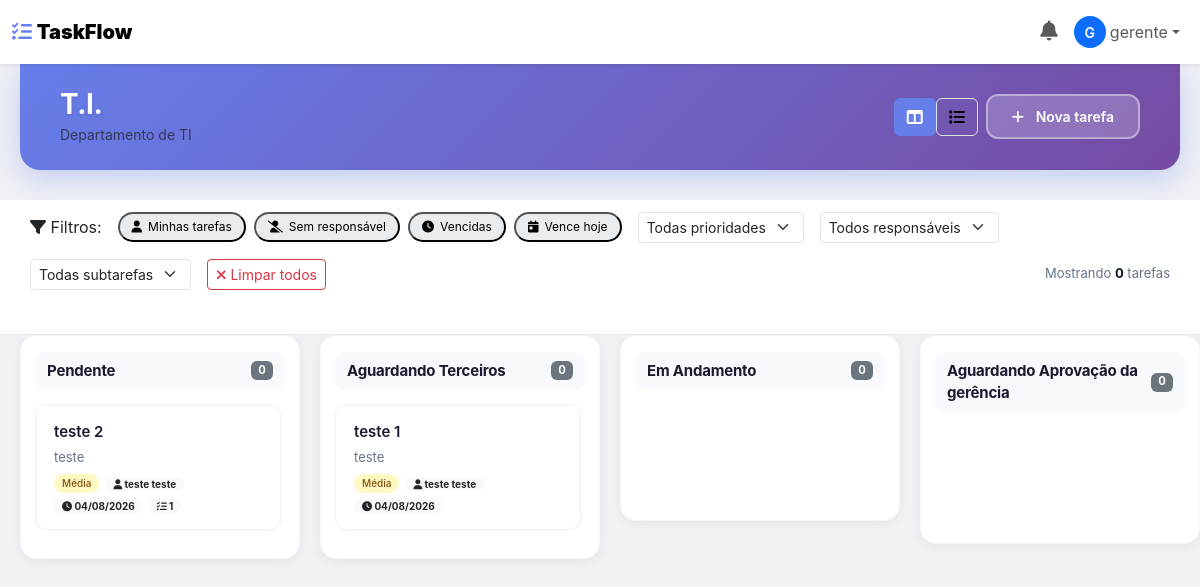
The app's page /board/1/ (signed in), older data.
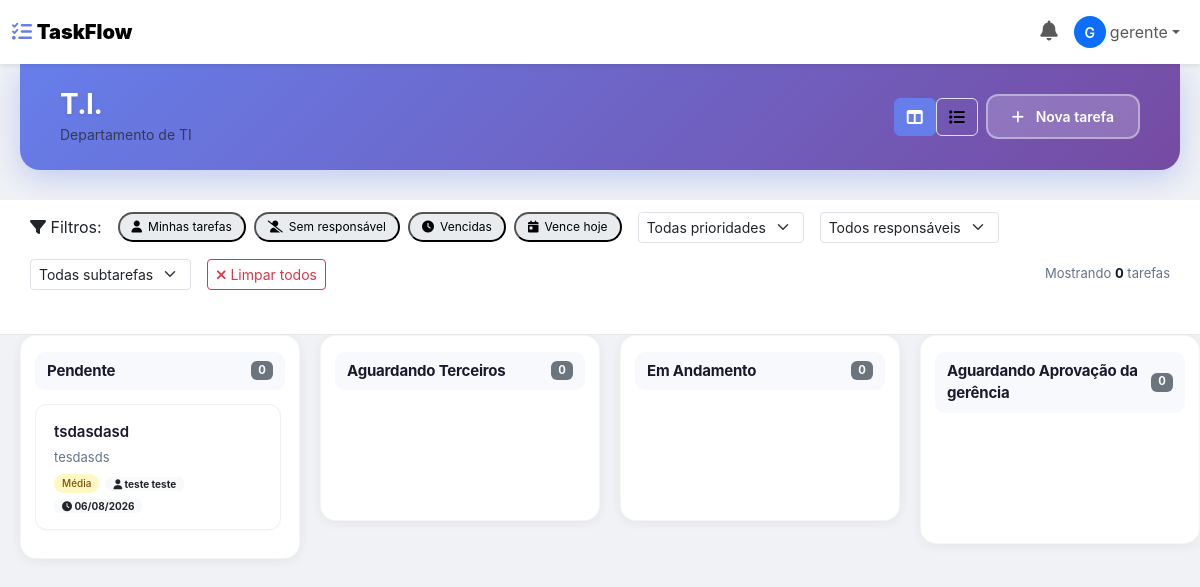
The same page, newer data.
### main/models.py (models this page shows, shortened)
class User(AbstractUser):
    TIPOS = (
        ("admin", "Administrador"),
        ("gerente", "Gerente"),
        ("usuario", "Usuário"),
    )
    tipo = models.CharField(
        max_length=20,
        choices=TIPOS,
        default="usuario"
    )
    workspace = models.ForeignKey(
        "Workspace",
        on_delete=models.SET_NULL,
        null=True,
        blank=True,
        related_name="usuarios"
    )

class Board(models.Model):
    workspace = models.ForeignKey(
        Workspace,
        on_delete=models.CASCADE,
        related_name="boards"
    )
    nome = models.CharField(
        max_length=100
    )
    descricao = models.TextField(
        blank=True
    )
    privado = models.BooleanField(
        default=False
    )
    criado_em = models.DateTimeField(
        auto_now_add=True
    )

class Status(models.Model):
    workflow = models.ForeignKey(
        Workflow,
        on_delete=models.CASCADE,
        related_name="status"
    )
    nome = models.CharField(
        max_length=100
    )
    ordem = models.PositiveIntegerField(
        default=0
    )
    cor = models.CharField(
        max_length=20,
        default="#000000"
    )
    class Meta:
        ordering = [
            "ordem"
        ]

class Task(models.Model):
    PRIORIDADES = (
        ("baixa", "Baixa"),
        ("media", "Média"),
        ("alta", "Alta"),
        ("urgente", "Urgente"),
    )
    permite_edicao_usuario = models.BooleanField(
        default=True,
        verbose_name="Permitir edição por usuários",
        help_text="Permite que usuários comuns editem esta tarefa"
    )
    board = models.ForeignKey(
        Board,
        on_delete=models.CASCADE,
        related_name="tarefas"
    )
    workflow = models.ForeignKey(
        Workflow,
        on_delete=models.PROTECT,
        related_name="tarefas"
    )
    titulo = models.CharField(
        max_length=200
    )
    descricao = models.TextField(
        blank=True
    )
    prioridade = models.CharField(
        max_length=20,
        choices=PRIORIDADES,
        default="media"
    )
    status = models.ForeignKey(
        Status,
        on_delete=models.PROTECT,
        related_name="tasks"
    )
    responsavel = models.ForeignKey(
        User,
        on_delete=models.SET_NULL,
        null=True,
        blank=True,
        related_name="tarefas_responsaveis"
    )
    criado_por = models.ForeignKey(
        User,
        on_delete=models.SET_NULL,
        null=True,
        blank=True,
        related_name="tarefas_criadas"
    )
    atualizado_por = models.ForeignKey(
        User,
        on_delete=models.SET_NULL,
        null=True,
        blank=True,
        related_name="tarefas_atualizadas"
    )
    ordem = models.PositiveIntegerField(
        default=0
    )
    data_entrega = models.DateField(
        null=True,
        blank=True
    )
    criado_em = models.DateTimeField(
        auto_now_add=True
    )
    atualizado_em = models.DateTimeField(
        auto_now=True
    )
    class Meta:
        ordering = ["ordem"]

### main/views.py (the view)
# urls.py: path("board/<int:board_id>/", board_view, name="board"),
@login_required
@board_access_required
def board_view(request, board_id):
    board = get_object_or_404(Board, id=board_id)
    usuario = request.user
    if not check_permission_user_board(usuario, board):
        messages.error(request, "Você não tem permissão para acessar este setor.")
        return redirect("home")
    status_list = Status.objects.filter(
        workflow__board=board
    ).order_by("ordem").prefetch_related(
        "tasks__subtasks",
        "tasks__comments",
        "tasks__history"
    )
    membros_ids = BoardMember.objects.filter(
        board=board
    ).values_list('usuario_id', flat=True)
    usuarios_board = User.objects.filter(
        id__in=membros_ids,
        workspace=usuario.workspace,
        is_active=True
    ).order_by('first_name', 'last_name')
    if usuario not in usuarios_board:
        usuarios_board = usuarios_board | User.objects.filter(id=usuario.id)
    usuarios = User.objects.filter(
        workspace=request.user.workspace,
        is_active=True
    )
    from datetime import date, timedelta
    today = date.today()
    today_plus_3 = today + timedelta(days=3)
    open_task_id = request.GET.get('open_task')
    return render(
        request,
        "board.html",
        {
            "board": board,
            "status_list": status_list,
            "usuarios": usuarios,
            "usuarios_board": usuarios_board,
            "user_tipo": usuario.tipo,
            "today": today,
            "today_plus_3": today_plus_3,
            "open_task_id": open_task_id,
        }
    )

### main/templates/board.html (shortened to what this page needs)
{% load static %}
<!DOCTYPE html>
<html lang="pt-br">
<head>
    <link href="https://cdn.jsdelivr.net/npm/bootstrap@5.3.3/dist/css/bootstrap.min.css" rel="stylesheet">
    <link rel="stylesheet" href="https://cdnjs.cloudflare.com/ajax/libs/font-awesome/6.4.0/css/all.min.css">
    <link rel="stylesheet" href="https://cdnjs.cloudflare.com/ajax/libs/at.js/1.5.4/css/jquery.atwho.min.css">
    <link rel="stylesheet" href="{% static 'css/board.css' %}">
</head>
<body>
    {% include 'navbar.html' %}
    <div class="board-header d-flex justify-content-between align-items-center">
        <div>
            <h2 class="mb-0">{{ board.nome }}</h2>
            <small class="text-muted">{{ board.descricao|default:"Sem descrição" }}</small>
        </div>
        <div class="d-flex gap-2 align-items-center">
            <div class="btn-group" role="group">
                <button type="button" class="view-toggle-btn active" data-view="kanban" title="Visualização Kanban">
                    <i class="fas fa-columns"></i>
                </button>
                <button type="button" class="view-toggle-btn" data-view="list" title="Visualização em Lista">
                    <i class="fas fa-list"></i>
                </button>
            </div>
            <button class="btn btn-primary" data-bs-toggle="modal" data-bs-target="#addTaskModal">
                <i class="fas fa-plus"></i> Nova tarefa
            </button>
        </div>
    </div>
    <div class="filters-section" id="filtersSection">
        <div class="d-flex flex-wrap align-items-center gap-3">
            <label><i class="fas fa-filter"></i> Filtros:</label>
            <div class="quick-filter-group">
                <button class="filter-badge" data-filter="mine" onclick="toggleFilter('mine')">
                    <i class="fas fa-user"></i> Minhas tarefas
                </button>
                <button class="filter-badge" data-filter="unassigned" onclick="toggleFilter('unassigned')">
                    <i class="fas fa-user-slash"></i> Sem responsável
                </button>
                <button class="filter-badge" data-filter="overdue" onclick="toggleFilter('overdue')">
                    <i class="fas fa-clock"></i> Vencidas
                </button>
                <button class="filter-badge" data-filter="today" onclick="toggleFilter('today')">
                    <i class="fas fa-calendar-day"></i> Vence hoje
                </button>
            </div>
            <select id="filterPriority" class="form-select form-select-sm" style="width: auto;">
                <option value="all">Todas prioridades</option>
            </select>
            <select id="filterResponsavel" class="form-select form-select-sm" style="width: auto;">
                <option value="all">Todos responsáveis</option>
            </select>
            <select id="filterSubtasks" class="form-select form-select-sm" style="width: auto;">
                <option value="all">Todas subtarefas</option>
            </select>
            <button class="btn btn-sm btn-outline-danger" onclick="clearAllFilters()">
                <i class="fas fa-times"></i> Limpar todos
            </button>
            <span class="filter-stats" id="filterStats">
                Mostrando <strong id="visibleCount">0</strong> tarefas
            </span>
        </div>
    </div>
    <div class="kanban-container" id="kanbanContainer">
        {% for status in status_list %}
        <div class="kanban-column" data-status="{{ status.id }}" data-status-name="{{ status.nome }}">
            <div class="column-title">
                {{ status.nome }}
                <span class="badge bg-secondary" id="count-{{ status.id }}">0</span>
            </div>
            <div class="tasks" id="tasks-{{ status.id }}" data-status="{{ status.id }}">
                {% for task in status.tasks.all|dictsortreversed:"criado_em" %}
                <div class="task-card"
                     data-task-id="{{ task.id }}"
                     data-prioridade="{{ task.prioridade }}"
                     data-responsavel="{{ task.responsavel.id|default:'unassigned' }}"
                     data-data-entrega="{{ task.data_entrega|date:'Y-m-d'|default:'' }}"
                     data-criado-em="{{ task.criado_em|date:'Y-m-d H:i:s' }}"
                     data-status="{{ status.id }}"
                     draggable="true"
                     onclick="openTaskModal({{ task.id }})">
                    <h4>{{ task.titulo }}</h4>
                    {% if task.descricao %}
                    <div class="task-description">{{ task.descricao|truncatechars:60 }}</div>
                    {% endif %}
                    <div class="task-meta">
                        <span class="priority-badge priority-{{ task.prioridade }}">
                            {{ task.get_prioridade_display }}
                        </span>
                        {% if task.responsavel %}
                        <span class="badge bg-light text-dark">
                            <i class="fas fa-user"></i> {{ task.responsavel.get_full_name|default:task.responsavel.username }}
                        </span>
                        {% endif %}
                        <span class="badge bg-light text-dark" title="Criado em">
                            <i class="fas fa-clock"></i> {{ task.criado_em|date:"d/m/Y" }}
                        </span>
                        {% with total=task.subtasks.count %}
                        {% if total > 0 %}
                        <span class="badge bg-light text-dark subtask-count-badge">
                            <i class="fas fa-tasks"></i> {{ total }}
                        </span>
                        {% endif %}
                        {% endwith %}
                    </div>
                </div>
                {% endfor %}
            </div>
        </div>
        {% endfor %}
    </div>
</body>
</html>

### main/templates/navbar.html (shortened to what this page needs)
<nav class="navbar navbar-expand-lg navbar-light bg-white shadow-sm">
    <div class="container-fluid">
        <a class="navbar-brand fw-bold" href="{% url 'home' %}">
            <i class="fas fa-tasks" style="color: #667eea;"></i>
            <strong>TaskFlow</strong>
        </a>
        <div class="collapse navbar-collapse" id="navbarNav">
            <ul class="navbar-nav ms-auto align-items-center">
                <li class="nav-item dropdown" id="notificacoes-dropdown">
                    <a class="nav-link position-relative" href="#" role="button" data-bs-toggle="dropdown" aria-expanded="false" id="sino-notificacoes">
                        <i class="fas fa-bell" style="font-size: 20px;"></i>
                    </a>
                </li>
                <li class="nav-item dropdown">
                    <a class="nav-link dropdown-toggle d-flex align-items-center" href="#" role="button" data-bs-toggle="dropdown">
                        {% if user.avatar %}
                        <img src="{{ user.avatar.url }}" alt="Avatar" class="rounded-circle me-1" style="width: 32px; height: 32px; object-fit: cover;">
                        {% else %}
                        <div class="rounded-circle bg-primary text-white d-inline-flex align-items-center justify-content-center me-1" style="width: 32px; height: 32px; font-size: 14px; font-weight: 600;">
                            {{ user.first_name|first|default:user.username|first|upper }}
                        </div>
                        {% endif %}
                        <span class="d-none d-md-inline">
                            {{ user.first_name|default:user.username }}
                        </span>
                    </a>
                </li>
            </ul>
        </div>
    </div>
</nav>

### static/css/board.css (style rules this page uses)
* { box-sizing: border-box; }
body { background: #f0f2f5; font-family: 'Inter', -apple-system, BlinkMacSystemFont, 'Segoe UI', Roboto, sans-serif; margin: 0; padding: 0; }
.board-header { background: linear-gradient(135deg, #667eea 0%, #764ba2 100%); padding: 24px 40px; border-radius: 0 0 20px 20px; margin: 0 20px 30px 20px; box-shadow: 0 8px 32px rgba(102, 126, 234, 0.35); display: flex; justify-content: space-between; align-items: center; flex-wrap: wrap; gap: 15px; }
.board-header h2 { color: #ffffff; font-size: 28px; font-weight: 700; margin: 0; letter-spacing: -0.5px; text-shadow: 0 2px 4px rgba(0, 0, 0, 0.1); }
.board-header .btn-primary { background: rgba(255, 255, 255, 0.2); border: 2px solid rgba(255, 255, 255, 0.4); color: #fff; padding: 10px 24px; border-radius: 12px; font-weight: 600; font-size: 14px; transition: all 0.3s ease; backdrop-filter: blur(10px); }
.board-header .btn-primary i { margin-right: 8px; }
.kanban-container { display: flex; gap: 20px; padding: 0 20px 30px 20px; overflow-x: auto; min-height: calc(100vh - 200px); align-items: flex-start; }
.kanban-column { flex: 0 0 320px; min-width: 280px; max-width: 380px; background: #ffffff; border-radius: 16px; padding: 16px 14px; box-shadow: 0 2px 12px rgba(0, 0, 0, 0.06); border: 1px solid rgba(0, 0, 0, 0.04); transition: all 0.3s ease; max-height: calc(100vh - 200px); display: flex; flex-direction: column; }
.column-title { font-size: 15px; font-weight: 700; color: #1a1a2e; padding: 8px 12px; margin-bottom: 14px; border-radius: 10px; display: flex; justify-content: space-between; align-items: center; background: #f8f9fc; letter-spacing: -0.2px; flex-shrink: 0; }
.tasks { flex: 1; overflow-y: auto; padding-right: 4px; min-height: 100px; max-height: calc(100vh - 280px); }
.task-card { background: #ffffff; border-radius: 12px; padding: 16px 18px; margin-bottom: 12px; border: 1px solid #eef0f5; cursor: grab; transition: all 0.25s ease; position: relative; box-shadow: 0 1px 3px rgba(0, 0, 0, 0.03); }
.task-card h4 { font-size: 15px; font-weight: 600; color: #1a1a2e; margin: 0 0 6px 0; line-height: 1.4; display: -webkit-box; -webkit-line-clamp: 2; -webkit-box-orient: vertical; overflow: hidden; }
.task-card .task-description { font-size: 13px; color: #64748b; margin: 0 0 8px 0; line-height: 1.4; display: -webkit-box; -webkit-line-clamp: 2; -webkit-box-orient: vertical; overflow: hidden; }
.task-card .task-meta { display: flex; flex-wrap: wrap; align-items: center; gap: 6px; font-size: 12px; color: #64748b; margin-top: 4px; }
.task-card .task-meta .badge { font-size: 10px; padding: 2px 8px; }
.priority-badge { font-size: 10px; padding: 2px 8px; border-radius: 12px; font-weight: 500; }
.priority-media { background: #fef9c3; color: #854d0e; }
.filters-section { background: white; padding: 12px 30px; border-bottom: 1px solid #e5e7eb; display: flex; flex-wrap: wrap; align-items: center; gap: 12px; }
.filters-section .filter-stats { font-size: 13px; color: #64748b; margin-left: auto; }
.filters-section .filter-stats strong { color: #0f172a; }
@media (max-width: 1200px) { .kanban-column { flex: 0 0 280px; min-width: 260px; } }

### main/templates/board.html (style rules this page uses)
body { background: #f0f2f5; }
.kanban-container { display: flex; }
.filter-badge { display: inline-flex; align-items: center; gap: 6px; background: #e9ecef; padding: 4px 12px; border-radius: 20px; font-size: 12px; cursor: pointer; transition: all 0.2s; }
.view-toggle-btn { background: none; border: 1px solid #dee2e6; padding: 6px 12px; border-radius: 6px; cursor: pointer; transition: all 0.2s; }
.view-toggle-btn.active { background: #667eea; color: white; border-color: #667eea; }
.quick-filter-group { display: flex; gap: 8px; flex-wrap: wrap; align-items: center; }

Row changes from the older to the newer data that the page shows:
removed Task: titulo "teste 2", descricao "teste", prioridade "Média", responsavel.get_full_name "teste teste", criado_em "04/08/2026", subtasks.count "1", shown under Status "Pendente"
removed Task: titulo "teste 1", descricao "teste", prioridade "Média", responsavel.get_full_name "teste teste", criado_em "04/08/2026", shown under Status "Aguardando Terceiros"
added Task: titulo "tsdasdasd", descricao "tesdasds", prioridade "Média", responsavel.get_full_name "teste teste", criado_em "06/08/2026", shown under Status "Pendente"
